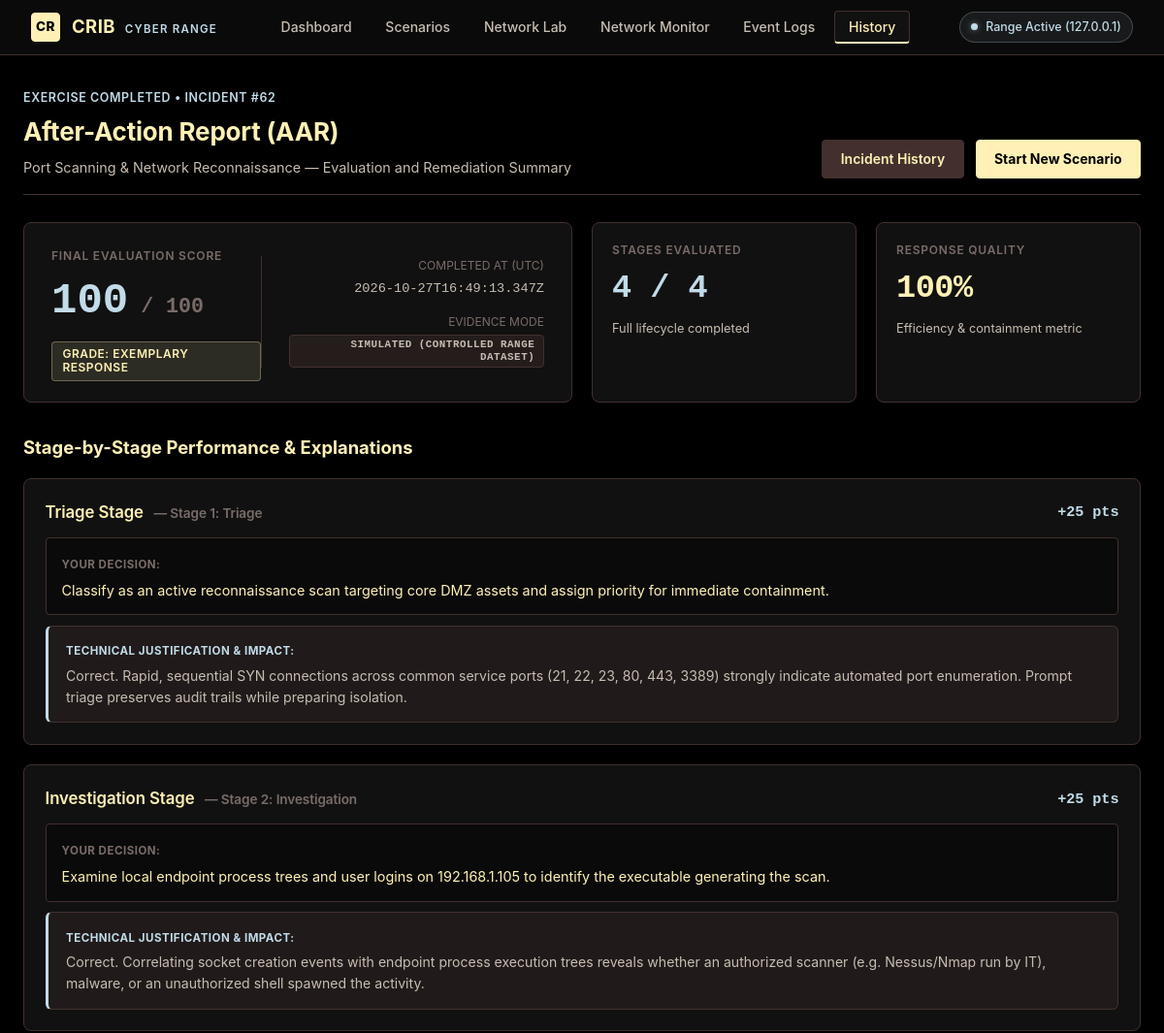
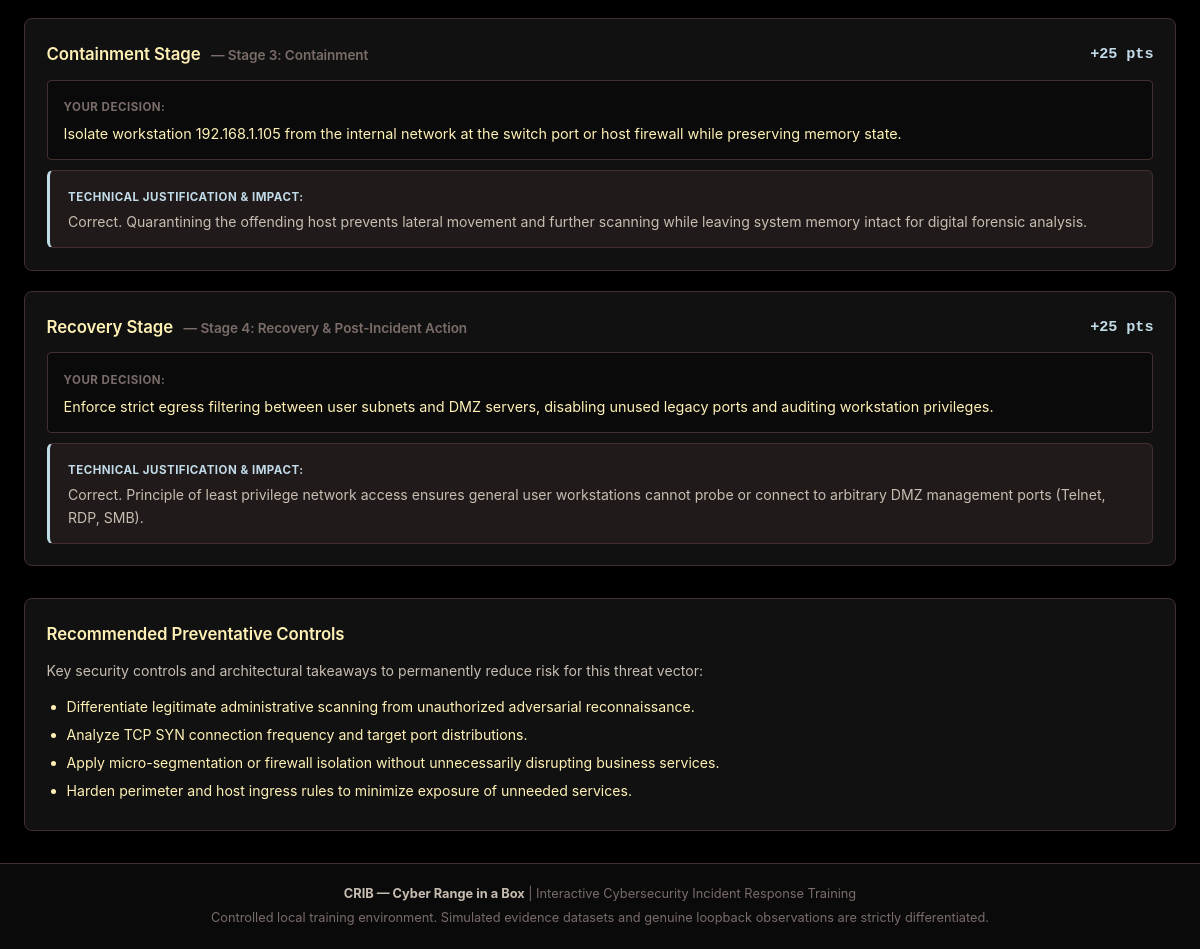
The page /incident/62/results on the database its author committed (2 pictures, top to bottom).
### tables this page shows
CREATE TABLE incidents (
                    id INTEGER PRIMARY KEY AUTOINCREMENT,
                    scenario_id TEXT NOT NULL,
                    title TEXT NOT NULL,
                    status TEXT NOT NULL DEFAULT 'ACTIVE'
                        CHECK (status IN ('ACTIVE', 'COMPLETED', 'OPEN', 'INVESTIGATING', 'RESOLVED')),
                    stage TEXT NOT NULL DEFAULT 'triage',
                    score INTEGER NOT NULL DEFAULT 0
                        CHECK (score BETWEEN 0 AND 100),
                    created_at TEXT NOT NULL DEFAULT
                        (strftime('%Y-%m-%dT%H:%M:%fZ', 'now')),
                    completed_at TEXT
                );

CREATE TABLE "decisions" (
                    id INTEGER PRIMARY KEY AUTOINCREMENT,
                    incident_id INTEGER NOT NULL,
                    stage TEXT NOT NULL,
                    choice_id TEXT NOT NULL,
                    points INTEGER NOT NULL DEFAULT 0,
                    explanation TEXT NOT NULL DEFAULT '',
                    created_at TEXT NOT NULL DEFAULT (strftime('%Y-%m-%dT%H:%M:%fZ', 'now')),
                    FOREIGN KEY (incident_id) REFERENCES incidents(id) ON DELETE CASCADE,
                    UNIQUE (incident_id, stage)
                );

### app.py (the view)
@app.route("/incident/<int:incident_id>/results")
def results_view(incident_id):
    incident = database.get_incident(incident_id)
    if not incident:
        abort(404)
    sc = scenarios.get_scenario(incident["scenario_id"])
    if not sc:
        abort(404)
    decisions = database.get_decisions(incident_id)
    decisions_by_stage = {d["stage"]: d for d in decisions}
    stage_breakdown = []
    for st_name in scenarios.STAGE_ORDER:
        stage_spec = sc["stages"].get(st_name, {})
        user_dec = decisions_by_stage.get(st_name)
        user_choice_text = "No decision recorded"
        points = 0
        explanation = "Stage skipped or incomplete."
        if user_dec:
            points = user_dec["points"]
            explanation = user_dec["explanation"]
            for opt in stage_spec.get("options", []):
                if opt["id"] == user_dec["choice_id"]:
                    user_choice_text = opt["text"]
                    break
        stage_breakdown.append({
            "stage": st_name,
            "title": stage_spec.get("title", st_name.capitalize()),
            "points": points,
            "user_choice_text": user_choice_text,
            "explanation": explanation,
        })
    return render_template(
        "results.html",
        active_page="history",
        incident=incident,
        scenario=sc,
        stage_breakdown=stage_breakdown,
    )

### database.py (called while the page is built)
def get_connection():
    connection = sqlite3.connect(DATABASE_PATH, timeout=10)
    connection.row_factory = sqlite3.Row
    connection.execute("PRAGMA foreign_keys = ON")
    return connection

@contextmanager
def database_connection():
    connection = get_connection()
    try:
        yield connection
        connection.commit()
    except Exception:
        connection.rollback()
        raise
    finally:
        connection.close()

def get_incident(incident_id):
    with database_connection() as connection:
        row = connection.execute(
            "SELECT * FROM incidents WHERE id = ?",
            (incident_id,),
        ).fetchone()
        return dict(row) if row else None

def get_decisions(incident_id):
    with database_connection() as connection:
        rows = connection.execute(
            """
            SELECT * FROM decisions
            WHERE incident_id = ?
            ORDER BY id ASC
            """,
            (incident_id,),
        ).fetchall()
        return [dict(row) for row in rows]

### scenarios.py (called while the page is built)
def get_scenario(scenario_id: str) -> Optional[Dict[str, Any]]:
    return SCENARIOS.get(scenario_id)

### templates/results.html (shortened to what this page needs)
{% extends "base.html" %}
{% block content %}
<div class="page-header">
  <div>
    <div class="card-category" style="margin-bottom: 0.25rem;">
      Exercise Completed &bull; Incident #{{ incident.id }}
    </div>
    <h1 class="page-title">After-Action Report (AAR)</h1>
    <p class="page-desc">{{ scenario.title }} — Evaluation and Remediation Summary</p>
  </div>
  <div style="display: flex; gap: 0.75rem;">
    <a href="{{ url_for('history_view') }}" class="btn btn-secondary">Incident History</a>
    <a href="{{ url_for('scenarios_list') }}" class="btn btn-primary">Start New Scenario</a>
  </div>
</div>
<div class="grid grid-cols-4" style="margin-bottom: 2rem;">
  <div class="card stat-card" style="grid-column: span 2; display: flex; flex-direction: row; justify-content: space-between; align-items: center; padding: 1.35rem 1.75rem;">
    <div>
      <span class="stat-label">Final Evaluation Score</span>
      <div class="mono" style="font-size: 2.75rem; font-weight: 700; color: {% if incident.score >= 80 %}var(--state-success){% elif incident.score >= 50 %}var(--state-warning){% else %}var(--state-critical){% endif %};">
        {{ incident.score }}<span style="font-size: 1.35rem; color: var(--text-dim);"> / 100</span>
      </div>
      <div style="margin-top: 0.4rem;">
        {% if incident.score >= 80 %}
          <span class="badge badge-completed" style="font-size: 0.75rem; padding: 0.3rem 0.65rem;">Grade: Exemplary Response</span>
        {% elif incident.score >= 50 %}
          <span class="badge badge-medium" style="font-size: 0.75rem; padding: 0.3rem 0.65rem;">Grade: Proficient (Minor Remediation)</span>
        {% else %}
          <span class="badge badge-high" style="font-size: 0.75rem; padding: 0.3rem 0.65rem;">Grade: Needs Review</span>
        {% endif %}
      </div>
    </div>
    <div style="text-align: right; border-left: 1px solid var(--border-color); padding-left: 1.75rem;">
      <div style="font-size: 0.75rem; color: var(--text-dim); text-transform: uppercase;">Completed At (UTC)</div>
      <div class="mono" style="font-size: 0.85rem; color: var(--text-muted); margin-top: 0.2rem;">{{ incident.completed_at or 'Just now' }}</div>
      <div style="margin-top: 0.85rem; font-size: 0.75rem; color: var(--text-dim); text-transform: uppercase;">Evidence Mode</div>
      <span class="badge badge-simulated">{{ scenario.evidence_origin }}</span>
    </div>
  </div>
  <div class="card stat-card">
    <span class="stat-label">Stages Evaluated</span>
    <span class="stat-value stat-value-accent">4 / 4</span>
    <span class="stat-desc">Full lifecycle completed</span>
  </div>
  <div class="card stat-card">
    <span class="stat-label">Response Quality</span>
    <span class="stat-value">
      {{ ((incident.score / 100) * 100)|round|int }}%
    </span>
    <span class="stat-desc">Efficiency &amp; containment metric</span>
  </div>
</div>
<h2 style="font-size: 1.15rem; font-weight: 700; color: var(--text-main); margin-bottom: 1rem;">Stage-by-Stage Performance &amp; Explanations</h2>
<div style="display: flex; flex-direction: column; gap: 1.25rem; margin-bottom: 2rem;">
  {% for step in stage_breakdown %}
  <div class="card">
    <div class="card-title">
      <div>
        <span style="font-size: 1.05rem; font-weight: 600; text-transform: capitalize;">{{ step.stage }} Stage</span>
        <span style="color: var(--text-dim); font-size: 0.85rem; margin-left: 0.4rem;">— {{ step.title }}</span>
      </div>
      <span class="mono" style="font-size: 0.95rem; font-weight: 700; color: {% if step.points >= 20 %}var(--state-success){% elif step.points > 0 %}var(--state-warning){% else %}var(--state-critical){% endif %};">
        +{{ step.points }} pts
      </span>
    </div>
    <div style="margin: 0.65rem 0; padding: 0.85rem 1rem; background: var(--bg-secondary); border: 1px solid var(--border-color); border-radius: var(--radius-sm);">
      <span style="font-size: 0.72rem; text-transform: uppercase; color: var(--text-dim); font-weight: 700; letter-spacing: 0.5px;">Your Decision:</span>
      <p style="font-size: 0.9rem; color: var(--text-main); margin-top: 0.25rem;">
        {{ step.user_choice_text }}
      </p>
    </div>
    <div class="callout" style="margin: 0.5rem 0 0 0;">
      <span style="font-size: 0.72rem; text-transform: uppercase; color: var(--accent-secondary); font-weight: 700; letter-spacing: 0.5px;">Technical Justification &amp; Impact:</span>
      <p style="font-size: 0.88rem; color: var(--text-muted); margin-top: 0.25rem;">
        {{ step.explanation }}
      </p>
    </div>
  </div>
  {% endfor %}
</div>
<div class="card">
  <div class="card-title">
    <span>Recommended Preventative Controls</span>
  </div>
  <p style="font-size: 0.88rem; color: var(--text-muted); margin-bottom: 0.85rem;">
    Key security controls and architectural takeaways to permanently reduce risk for this threat vector:
  </p>
  <ul style="margin-left: 1.25rem; font-size: 0.88rem; color: var(--text-main);">
    {% for obj in scenario.learning_objectives %}
    <li style="margin-bottom: 0.35rem;">{{ obj }}</li>
    {% endfor %}
  </ul>
</div>
{% endblock %}

### static/style.css (style rules this page uses)
:root { --c-buttermilk: #FFF1B5; --c-pastel-blue: #C1DBE8; --c-old-burgundy: #43302E; --bg-primary: #000000; --bg-secondary: #0A0A0A; --bg-card: #111111; --bg-elevated: #1A1A1A; --bg-burgundy-surface: #43302E; --bg-card-hover: #181818; --bg-console: #080808; --border-color: #43302E; --border-subtle: #2A1D1C; --border-focus: #FFF1B5; --text-main: #FFF1B5; --text-cream: #F5EBDD; --text-muted: #C7BDB1; --text-dim: #7A6C69; --accent-primary: #FFF1B5; --accent-primary-hover: #FFF6CC; --accent-secondary: #C1DBE8; --accent-burgundy: #43302E; --state-success: #C1DBE8; --state-warning: #DFC488; --state-critical: #9E373B; --state-info: #C1DBE8; --font-sans: -apple-system, BlinkMacSystemFont, "Segoe UI", Roboto, "Inter", "Helvetica Neue", Arial, sans-serif; --font-mono: ui-monospace, SFMono-Regular, "SF Mono", Menlo, Monaco, Consolas, "Liberation Mono", monospace; --radius-sm: 4px; --radius-md: 6px; --radius-lg: 8px; }
* { box-sizing: border-box; margin: 0; padding: 0; }
body { background-color: var(--bg-primary); color: var(--text-cream); font-family: var(--font-sans); font-size: 0.9375rem; line-height: 1.6; min-height: 100vh; display: flex; flex-direction: column; -webkit-font-smoothing: antialiased; -moz-osx-font-smoothing: grayscale; }
a { color: var(--accent-secondary); text-decoration: none; transition: color 0.15s ease; }
.page-header { margin-bottom: 1.75rem; display: flex; justify-content: space-between; align-items: flex-end; border-bottom: 1px solid var(--border-color); padding-bottom: 1rem; gap: 1rem; }
.page-title { font-size: 1.625rem; font-weight: 700; color: var(--text-main); letter-spacing: -0.2px; }
.page-desc { color: var(--text-muted); font-size: 0.9rem; margin-top: 0.25rem; }
.grid { display: grid; gap: 1.25rem; }
.grid-cols-4 { grid-template-columns: repeat(auto-fit, minmax(230px, 1fr)); }
.card { background-color: var(--bg-card); border: 1px solid var(--border-color); border-radius: var(--radius-lg); padding: 1.35rem; box-shadow: 0 2px 10px rgba(0, 0, 0, 0.5); transition: border-color 0.15s ease, background-color 0.15s ease; }
.card-title { font-size: 1.05rem; font-weight: 600; color: var(--text-main); margin-bottom: 0.75rem; display: flex; align-items: center; justify-content: space-between; letter-spacing: -0.1px; }
.card-category { font-size: 0.78rem; color: var(--accent-secondary); font-weight: 600; text-transform: uppercase; letter-spacing: 0.6px; margin-top: 0.15rem; }
.stat-card { background-color: var(--bg-card); border: 1px solid var(--border-color); border-radius: var(--radius-lg); padding: 1.15rem 1.25rem; display: flex; flex-direction: column; }
.stat-label { color: var(--text-dim); font-size: 0.75rem; text-transform: uppercase; letter-spacing: 0.8px; font-weight: 600; }
.stat-value { font-size: 2.1rem; font-weight: 700; color: var(--text-main); margin: 0.25rem 0; font-family: var(--font-mono); letter-spacing: -0.5px; }
.stat-value-accent { color: var(--accent-secondary); }
.stat-desc { font-size: 0.8rem; color: var(--text-muted); }
.badge { display: inline-flex; align-items: center; padding: 0.2rem 0.55rem; font-size: 0.7rem; font-weight: 600; text-transform: uppercase; border-radius: var(--radius-sm); letter-spacing: 0.5px; line-height: 1.2; }
.badge-simulated { background-color: rgba(67, 48, 46, 0.4); border: 1px solid var(--border-color); color: var(--text-muted); font-family: var(--font-mono); font-size: 0.68rem; }
.badge-completed, .badge-resolved { background-color: rgba(255, 241, 181, 0.12); border: 1px solid rgba(255, 241, 181, 0.3); color: var(--text-main); }
.btn { display: inline-flex; align-items: center; justify-content: center; gap: 0.45rem; padding: 0.55rem 1.15rem; font-size: 0.875rem; font-weight: 600; border-radius: var(--radius-sm); cursor: pointer; text-decoration: none; transition: all 0.15s ease; border: 1px solid transparent; line-height: 1.4; }
.btn-primary { background-color: var(--accent-primary); color: #000000; border-color: var(--accent-primary); font-weight: 700; }
.btn-secondary { background-color: var(--bg-burgundy-surface); color: var(--text-main); border-color: var(--border-color); }
.mono { font-family: var(--font-mono); }
.callout { background-color: rgba(67, 48, 46, 0.3); border: 1px solid var(--border-color); border-left: 3px solid var(--accent-secondary); border-radius: var(--radius-md); padding: 0.85rem 1.15rem; margin-bottom: 1.5rem; font-size: 0.875rem; }

### rows shown on the page
incidents: id "62", title "Port Scanning & Network Reconnaissance", score "100", completed_at "2026-10-27T16:49:13.347Z", ((incident.score/100)*100)|round|int "100"
decisions: stage "Triage", title "Stage 1: Triage", points "25", user_choice_text "Classify as an active reconnaissance scan targeting core DMZ assets and assign priority for immediate containment.", explanation "Correct. Rapid, sequential SYN connections across common service ports (21, 22, 23, 80, 443, 3389) strongly indicate automated port enumeration. Prompt triage preserves audit trails while preparing isolation."
decisions: stage "Investigation", title "Stage 2: Investigation", points "25", user_choice_text "Examine local endpoint process trees and user logins on 192.168.1.105 to identify the executable generating the scan.", explanation "Correct. Correlating socket creation events with endpoint process execution trees reveals whether an authorized scanner (e.g. Nessus/Nmap run by IT), malware, or an unauthorized shell spawned the activity."
decisions: stage "Containment", title "Stage 3: Containment", points "25", user_choice_text "Isolate workstation 192.168.1.105 from the internal network at the switch port or host firewall while preserving memory state.", explanation "Correct. Quarantining the offending host prevents lateral movement and further scanning while leaving system memory intact for digital forensic analysis."
decisions: stage "Recovery", title "Stage 4: Recovery & Post-Incident Action", points "25", user_choice_text "Enforce strict egress filtering between user subnets and DMZ servers, disabling unused legacy ports and auditing workstation privileges.", explanation "Correct. Principle of least privilege network access ensures general user workstations cannot probe or connect to arbitrary DMZ management ports (Telnet, RDP, SMB)."

### other values the page prints
{{ scenario.evidence_origin }} "SIMULATED (CONTROLLED RANGE DATASET)"
{{ obj }} "Differentiate legitimate administrative scanning from unauthorized adversarial reconnaissance." "Analyze TCP SYN connection frequency and target port distributions." "Apply micro-segmentation or firewall isolation without unnecessarily disrupting business services." "Harden perimeter and host ingress rules to minimize exposure of unneeded services."
